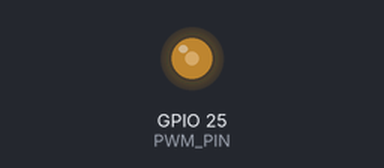
This sketch was run on a simulated ESP32. Shown: output pins drawn as LEDs (lit = HIGH).

Above: at 0.1 s.
Timing chart, 0 to 1.6 s (numbered marks = the images above):
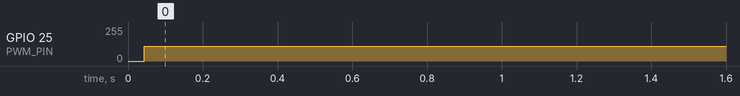

Measured:
- by itself, GPIO 25 (PWM_PIN): 0/255 → 112/255 at 0.04 s

The sketch:

PWM_copy.ino
```cpp
#include <Arduino.h>

const int PWM_PIN = 25; // Set PWM output pin
const int pwmFrequency = 1000000; // 1 MHz PWM frequency
const int resolution = 8; // 8-bit resolution for duty cycle
const int sineFrequency = 60000; // Desired sine wave frequency (60 kHz)
const int numSamples = 256; // Number of samples in one sine wave cycle

uint8_t sineTable[numSamples]; // Lookup table for sine wave duty cycle values

void setup() {
  // Configure PWM on the specified pin
  ledcSetup(0, pwmFrequency, resolution);
  ledcAttachPin(PWM_PIN, 0);

  // Generate sine wave lookup table for duty cycle values
  for (int i = 0; i < numSamples; i++) {
    float angle = 2 * PI * i / numSamples;
    sineTable[i] = (sin(angle) + 1) * 127; // Scale to 8-bit (0-255) range
  }
}

void loop() {
  for (int i = 0; i < numSamples; i++) {
    ledcWrite(0, sineTable[i]); // Set duty cycle based on sine table
    delayMicroseconds(1000000 / (sineFrequency * numSamples)); // Wait for next sample
  }
}
```
